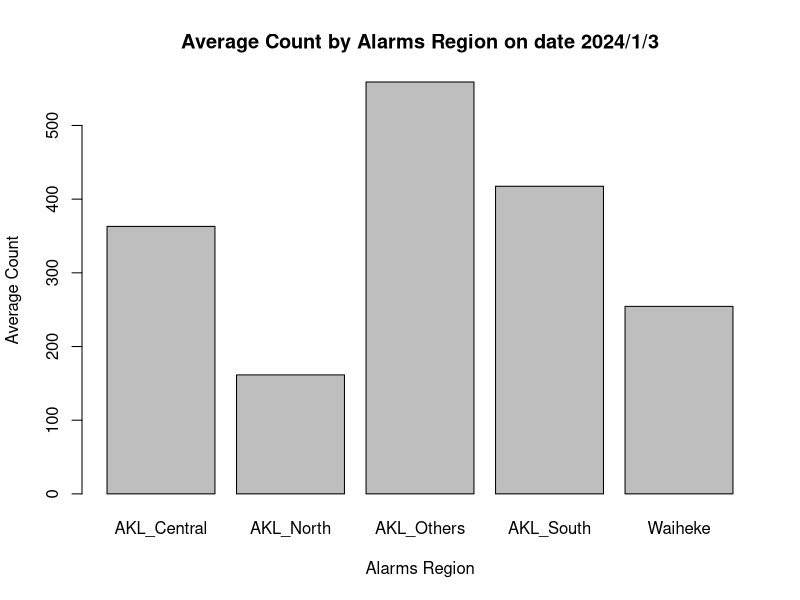

The R script that drew this image:
## ---- chunk 1
knitr::opts_chunk$set(echo = TRUE)
## ---- chunk 2
task2 <-read.csv('task2.csv')
task3 <-read.csv('task3.csv')

## ---- chunk 3
data <- task2[1:5,] # select the first 5 rows, which in same day
# Plotting average_count against alarms_region
# Create a bar plot
barplot(data[,6], names.arg = data[,5], 
        xlab = "Alarms Region", ylab = "Average Count", 
        main = "Average Count by Alarms Region on date 2024/1/3")
## ---- chunk 4
task3 <- task3[order(task3[,3]), ] 
print(task3[,2])
